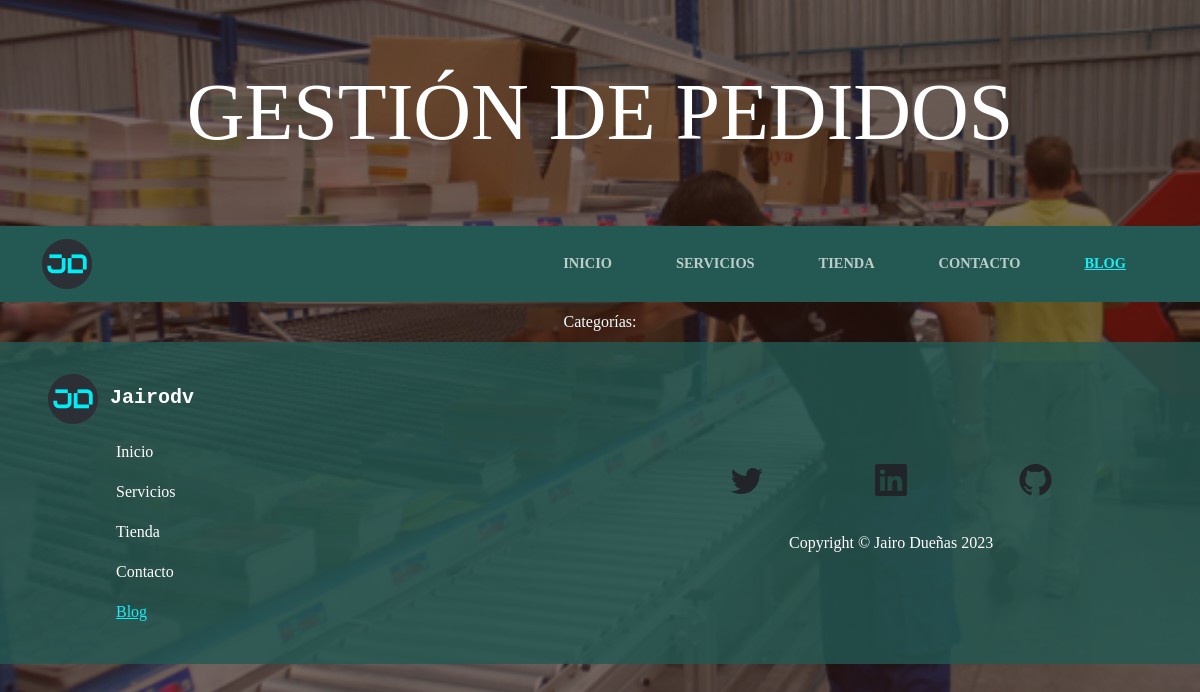
/blog/, run on an earlier commit of the app's database.
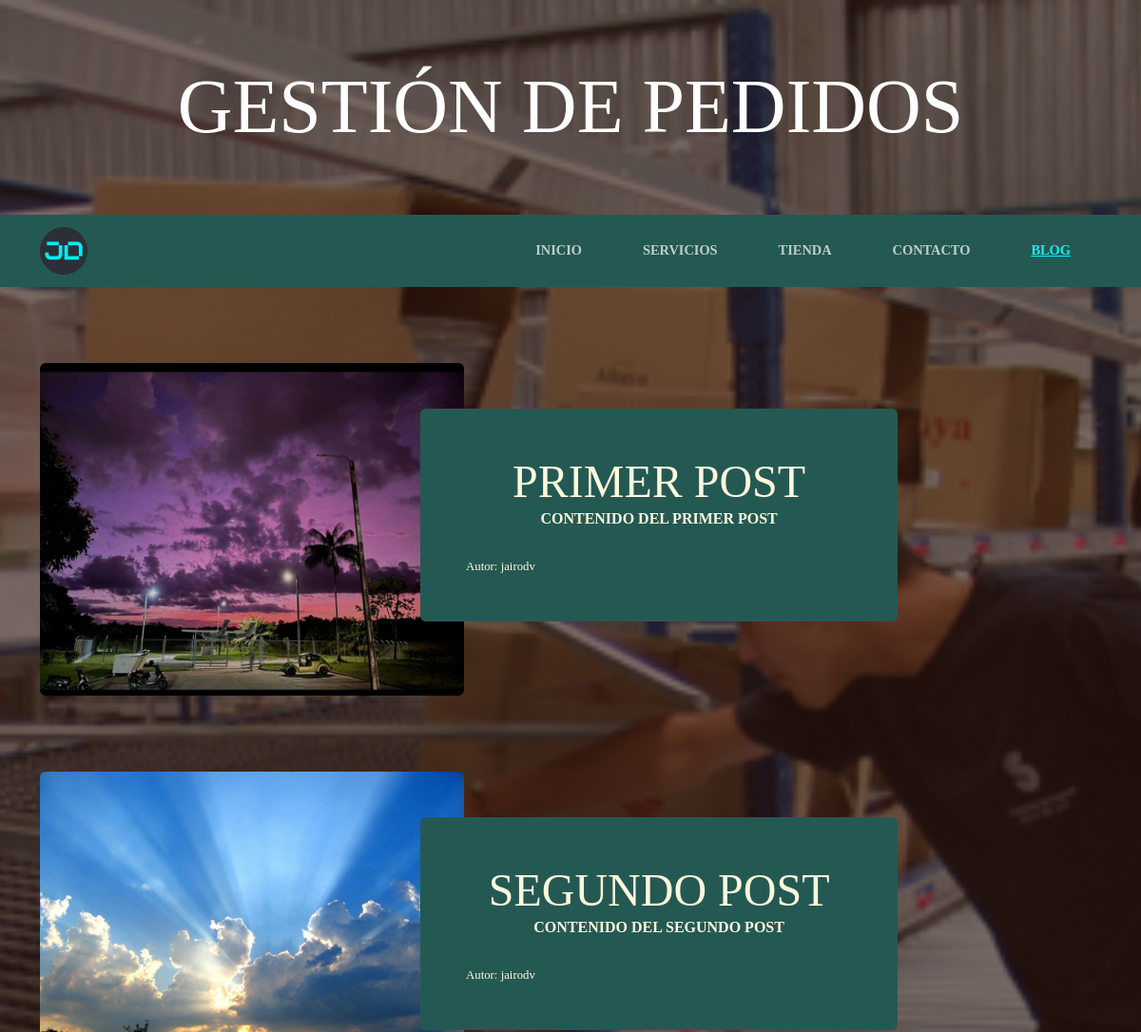
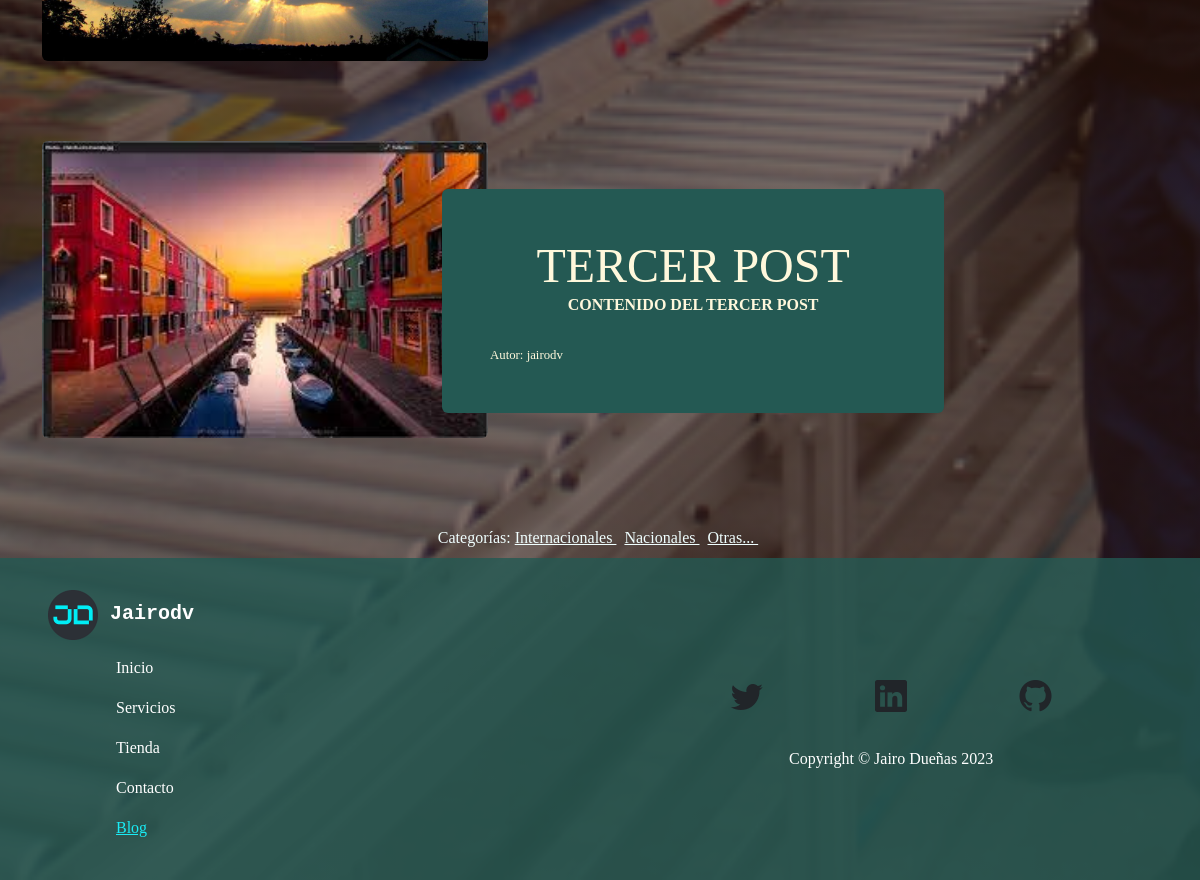
And on a later commit of the database (2 pictures, top to bottom).
### blog/models.py (models this page shows, shortened)
class Post(models.Model):
  titulo = models.CharField(max_length=100)
  contenido = models.CharField(max_length=100)
  imagen = models.ImageField(upload_to='blog', null=True, blank=True)
  autor = models.ForeignKey(User, on_delete=models.CASCADE)
  categorias = models.ManyToManyField(Categoria)
  created = models.DateTimeField(auto_now_add=True)
  updated = models.DateTimeField(auto_now_add=True)
  class Meta:
    verbose_name = 'post'
    verbose_name_plural = 'posts'

class Categoria(models.Model):
  nombre = models.CharField(max_length=50)
  created = models.DateTimeField(auto_now_add=True)
  updated = models.DateTimeField(auto_now_add=True)
  class Meta:
    verbose_name = 'categoria'
    verbose_name_plural = 'categorias'

### blog/views.py (the view)
# urls.py: path('', views.blog, name='blog'),
def blog(request):
  posts = Post.objects.all()
  return render(request, 'blog/blog.html', {'posts':posts})

### blog/templates/blog/blog.html
{% extends 'base.html' %}
{% load static %}
{% block content %}
{% for post in posts %}
<section class="page-section clearfix">
  <div class="container">
    <div class="intro">
      <img class="intro-img img-fluid mb-3 mb-lg-0 rounded" src="{{post.imagen.url}}" alt="Imagenes del post"
        style="width: 40%;">
      <div class="intro-text left-0 text-center bg-faded p-5 rounded">
        <h2 class="section-heading mb-4">
          <span class="section-heading-lower">{{post.titulo}}</span>
          <span class="section-heading-upper">{{post.contenido}}</span>
        </h2>
        <div style="text-align: left; font-size: 0.8em;">
          Autor: {{post.autor}}
        </div>
      </div>
    </div>
  </div>
</section>
{% endfor %}
<section class="py-2">
  <div style="width: 75%; margin:auto; text-align:center; color:azure">
    Categorías:
    {% for post in posts %}
    {% for categoria in post.categorias.all %}
    <a class="links-categorias" href="{% url 'categoria' categoria.id %}">
      {{categoria.nombre}}
    </a> &nbsp;
    {% endfor %}
    {% endfor %}
  </div>
</section>
{% endblock content %}

### home/templates/base.html (shortened to what this page needs)
<!DOCTYPE html>
<html lang="en">
<head>
  {% load static %}
  {% block head %}
  <link href="https://cdn.jsdelivr.net/npm/bootstrap@5.3.0-alpha1/dist/css/bootstrap.min.css" rel="stylesheet"
>
  <link rel="stylesheet" href="https://cdn.jsdelivr.net/npm/bootstrap-icons@1.10.3/font/bootstrap-icons.css">
  <link href="{% static 'css/gestion.css' %}" rel="stylesheet">
  {% endblock head %}
</head>
<body>
  <div class="title">
    <h1 class="site-heading text-center text-white d-none d-lg-block">
      <span class="site-heading-lower">Gestión de Pedidos</span>
    </h1>
  </div>
  {% include 'components/navbar.html' %}
  {% block content %}
  {% endblock content %}
  {% include 'components/footer.html' %}
</body>
</html>

### home/templates/components/navbar.html (shortened to what this page needs)
{% load static %}
{% block navbar %}
<nav class="navbar navbar-expand-lg navbar-dark" id="mainNav">
  <div class="container">
    <a class="navbar-brand" href="{% url 'home' %}">
      <img src="{% static 'img/logo.png' %}" alt="Logo" width="50" height="50" class="d-inline-block align-text-center">
    </a>
    <div class="collapse navbar-collapse" id="navbarResponsive">
      <ul class="navbar-nav ms-auto mb-2 mb-lg-0">
        <li class="nav-item {% if request.path == '/' %}active{% endif %} px-lg-4"><a
            class="nav-link text-uppercase text-expanded" href="{% url 'home' %}">Inicio</a>
        </li>
        <li class="nav-item {% if request.path == '/servicios/' %}active{% endif %} px-lg-4"><a
            class="nav-link text-uppercase text-expanded" href="{% url 'servicios' %}">Servicios</a>
        </li>
        <li class="nav-item {% if request.path == '/tienda/' %}active{% endif %} px-lg-4"><a
            class="nav-link text-uppercase text-expanded" href="#">Tienda</a>
        </li>
        <li class="nav-item {% if request.path == '/contacto/' %}active{% endif %} px-lg-4"><a
            class="nav-link text-uppercase text-expanded" href="#">Contacto</a>
        </li>
        <li class="nav-item {% if request.path == '/blog/' %}active{% endif %} px-lg-4">
          <a class="nav-link text-uppercase text-expanded" href="{% url 'blog' %}">Blog</a>
        </li>
      </ul>
    </div>
  </div>
</nav>
{% endblock navbar %}

### home/templates/components/footer.html
{% load static %}
{% block footer %}
<footer class="footer text-faded d-grid d-sm-flex justify-content-sm-center align-items-center py-2 px-4">
  <div class="footer-left container mt-4 px-4">
    <a class="footer-name" href="{% url 'home' %}">
      <img src="{% static 'img/logo.png' %}" alt="Logo" width="50" height="50" class="d-inline-block align-text-center">
      <span class="m-2 font-monospace fw-semibold fs-5">Jairodv</span>
    </a>
    <div class="container">
      <ul class="footer-links py-2">
        <li class="footer-item py-2 {% if request.path == '/' %}active{% endif %} px-lg-4"><a class="footer-link"
            href="{% url 'home' %}">Inicio</a>
        </li>
        <li class="footer-item py-2 {% if request.path == '/servicios/' %}active{% endif %} px-lg-4"><a class="footer-link"
            href="{% url 'servicios' %}">Servicios</a>
        </li>
        <li class="footer-item py-2 {% if request.path == '/tienda/' %}active{% endif %} px-lg-4"><a
            class="footer-link" href="#">Tienda</a>
        </li>
        <li class="footer-item py-2 {% if request.path == '/contacto/' %}active{% endif %} px-lg-4"><a
            class="footer-link" href="#">Contacto</a>
        </li>
        <li class="footer-item py-2 {% if request.path == '/blog/' %}active{% endif %} px-lg-4"><a
          class="footer-link" href="{% url 'blog' %}">Blog</a>
      </li>
      </ul>
    </div>
  </div>
  <div class="footer-rigth container text-center mt-4">
    <div class="text-center d-flex justify-content-evenly">
      <a href="https://twitter.com/Jairodv_" target="_blank" class="text-decoration-none fs-2">
        <i class="bi bi-twitter text-dark"></i>
      </a>
      <a href="https://www.linkedin.com/in/jhondueñas" target="_blank" class="text-decoration-none fs-2">
        <i class="bi bi-linkedin text-dark"></i>
      </a>
      <a href="https://github.com/JairoDuenas" target="_blank" class="text-decoration-none fs-2">
        <i class="bi bi-github text-dark"></i>
      </a>
    </div>
    <div class="container w-50 text-center ">
      <p class="text-center text-white mt-4">Copyright &copy; Jairo Dueñas 2023</p>
    </div>
  </div>
</footer>
{% endblock footer %}

### home/static/css/gestion.css (style rules this page uses)
body { font-family: 'Lora'; background: linear-gradient(rgba(47, 23, 15, 0.65), rgba(47, 23, 15, 0.65)), url("../img/bg_main.jpg"); background-attachment: fixed; background-position: center; background-size: cover; }
h1, h2, h3, h4, h5, h6 { font-family: 'Raleway'; }
p { line-height: 1.75; }
.text-faded { color: rgba(255, 255, 255, 0.3); }
.site-heading { margin-top: 5rem; margin-bottom: 5rem; text-transform: uppercase; line-height: 1; font-family: 'Raleway'; }
.site-heading .site-heading-lower { font-size: 5rem; font-weight: 100; line-height: 4rem; }
.page-section { margin-top: 5rem; margin-bottom: 5rem; }
.section-heading { text-transform: uppercase; }
.section-heading .section-heading-upper { display: block; font-size: 1rem; font-weight: 800; padding-bottom:.5rem; }
.section-heading .section-heading-lower { display: block; font-size: 3rem; font-weight: 100; }
.bg-faded { background-color: rgba(255, 255, 255, 0.85); }
#mainNav { background-color: rgb(36, 89, 83); font-family: 'Raleway'; }
#mainNav .navbar-brand { color: #ffffff; }
#mainNav .navbar-nav .nav-item .nav-link { color: rgba(255, 255, 255, 0.7); font-weight: 800; }
#mainNav .navbar-nav .nav-item.active .nav-link { color: #1AECF5; text-decoration: underline; }
@media (min-width: 992px) { #mainNav .navbar-nav .nav-item .nav-link { font-size: 0.9rem; } }
.intro { position: relative; }
@media (min-width: 992px) { .intro .intro-img { width: 65%; float: left; } }
@media (min-width: 992px) { .intro .intro-text { left: 400px; width: 60%; margin-top: 3rem; background-color: rgb(36, 89, 83); color: cornsilk; position: absolute; } }
@media (min-width: 1200px) { .intro .intro-text { width: 45%; } }
.footer { background-color: rgb(36, 89, 83, 0.8); }
.footer-name { text-decoration: none; color: #ffffff; }
.footer-links { list-style: none; }
.footer-link { text-decoration: none; color: #ffffff; }
.footer-item.active .footer-link { color: #1AECF5; text-decoration: underline; }
.links-categorias { color: azure; text-decoration: underline; }

What changed in the data, as far as the page shows it:
added Post: imagen (picture), titulo "PRIMER POST", contenido "CONTENIDO DEL PRIMER POST", autor "jairodv"
added Post: imagen (picture), titulo "SEGUNDO POST", contenido "CONTENIDO DEL SEGUNDO POST", autor "jairodv"
added Post: imagen (picture), titulo "TERCER POST", contenido "CONTENIDO DEL TERCER POST", autor "jairodv"
added Categoria: nombre "Internacionales"
added Categoria: nombre "Nacionales"
added Categoria: nombre "Otras..."
